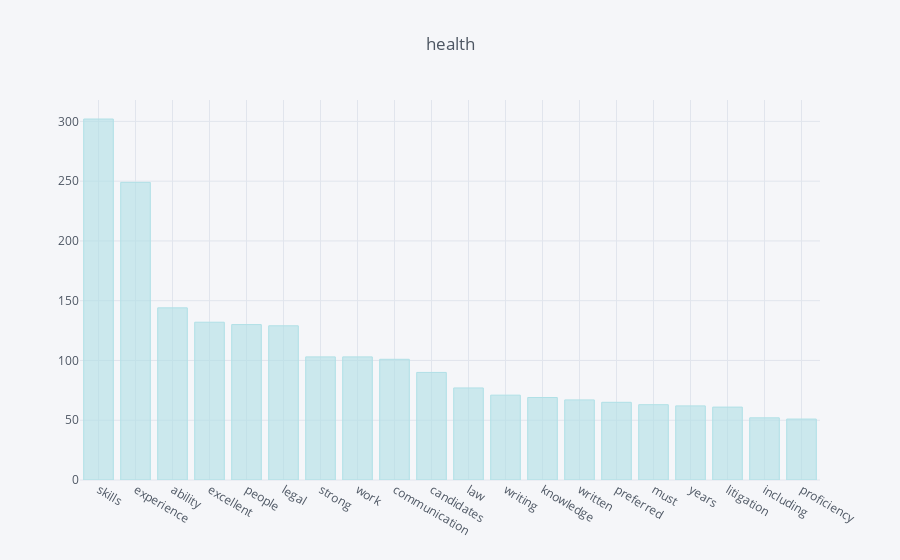

The notebook cell saved with this chart:
### Code cell
preferred_skills(popular_categories.index[3]).iplot(title='health', kind='bar', color='powderblue')

### Figure 1 — Plotly figure (JSON) as saved in the notebook; plotly's stock layout.template omitted (floating-point values rounded to 4 significant figures)
{"data": [{"marker": {"color": "rgba(176, 224, 230, 0.6)", "line": {"color": "rgba(176, 224, 230, 1.0)", "width": 1}}, "name": "None", "orientation": "v", "text": "", "type": "bar", "uid": "1686ba14-a328-477c-94ef-1c7e8a2610a6", "x": ["skills", "experience", "ability", "excellent", "people", "legal", "strong", "work", "communication", "candidates", "law", "writing", "knowledge", "written", "preferred", "must", "years", "litigation", "including", "proficiency"], "y": [302, 249, 144, 132, 130, 129, 103, 103, 101, 90, 77, 71, 69, 67, 65, 63, 62, 61, 52, 51]}], "layout": {"legend": {"bgcolor": "#F5F6F9", "font": {"color": "#4D5663"}}, "paper_bgcolor": "#F5F6F9", "plot_bgcolor": "#F5F6F9", "title": {"font": {"color": "#4D5663"}, "text": "health"}, "xaxis": {"gridcolor": "#E1E5ED", "showgrid": true, "tickfont": {"color": "#4D5663"}, "title": {"font": {"color": "#4D5663"}, "text": ""}, "zerolinecolor": "#E1E5ED"}, "yaxis": {"gridcolor": "#E1E5ED", "showgrid": true, "tickfont": {"color": "#4D5663"}, "title": {"font": {"color": "#4D5663"}, "text": ""}, "zerolinecolor": "#E1E5ED"}}}
